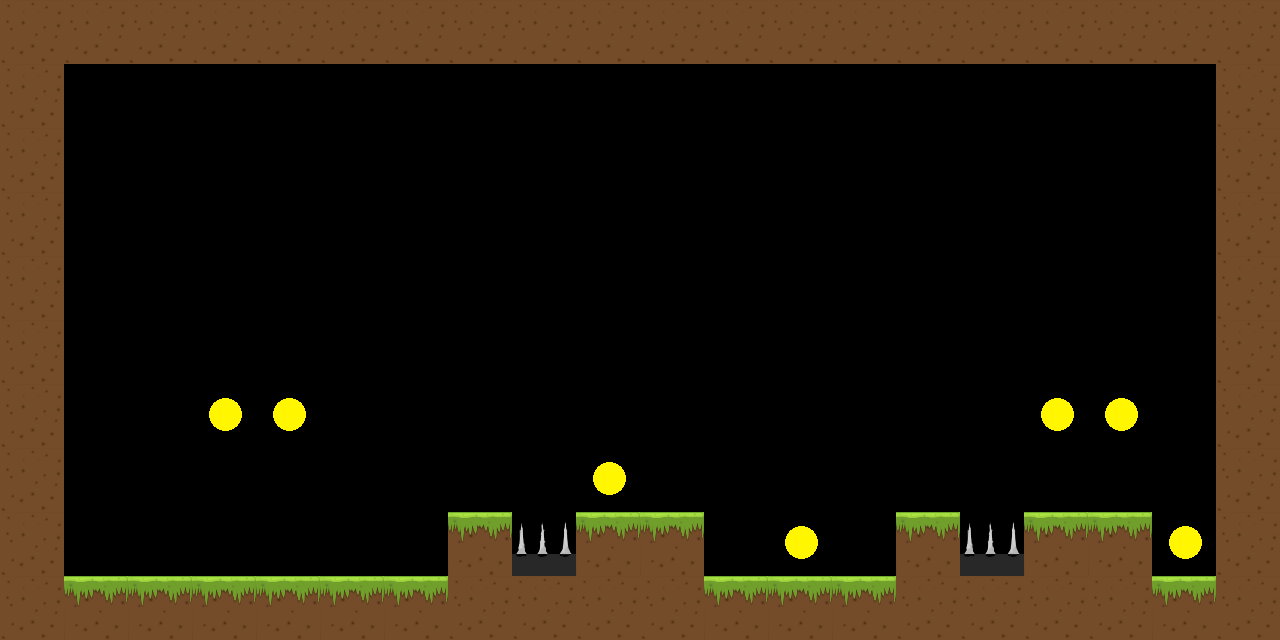

A 2D game scene composited from a Tiled map and its tileset images. What follows is a short description and the map's XML, with every tile layer's data as written:
An orthogonal 20x10 tile map with 64x64 px tiles, 1 tile layer (Tile Layer 1) and 13 objects (spawn).

<map version="1.0" tiledversion="1.1.6" orientation="orthogonal" renderorder="right-down" width="20" height="10" tilewidth="64" tileheight="64" infinite="0" nextobjectid="16">
 <tileset firstgid="1" source="tile_3.tsx" />
 <layer name="Tile Layer 1" width="20" height="10">
  <data encoding="csv">
3,3,3,3,3,3,3,3,3,3,3,3,3,3,3,3,3,3,3,3,
3,0,0,0,0,0,0,0,0,0,0,0,0,0,0,0,0,0,0,3,
3,0,0,12,0,0,0,0,12,0,0,0,0,0,0,0,0,0,0,3,
3,0,0,0,0,0,0,0,0,0,0,0,0,0,0,0,0,0,0,3,
3,0,0,0,0,0,0,0,0,0,0,0,0,0,0,0,0,0,0,3,
3,0,0,0,0,0,0,0,0,0,0,0,0,0,0,0,0,0,0,3,
3,0,0,7,7,0,0,0,0,0,0,0,0,0,0,0,7,7,0,3,
3,0,0,0,0,0,0,0,0,7,0,0,0,0,0,0,0,0,0,3,
3,0,0,0,0,0,0,1,6,1,1,0,7,0,1,6,1,1,7,3,
3,1,1,1,1,1,1,3,3,3,3,1,1,1,3,3,3,3,1,3
</data>
 </layer>
 <objectgroup name="spawn">
  <object id="1" gid="23" x="204.205" y="190.81" width="64" height="64" />
  <object id="2" gid="23" x="169.025" y="326.502" width="64" height="64" />
  <object id="3" gid="23" x="84.5946" y="576.778" width="64" height="64" />
  <object id="4" name="spawn" gid="23" x="170.03" y="378.769" width="64" height="64" />
  <object id="5" gid="23" x="214.256" y="371.733" width="64" height="64" />
  <object id="6" gid="23" x="118.769" y="404.902" width="64" height="64" />
  <object id="7" gid="29" x="55.446" y="549.64" width="64" height="64" />
  <object id="8" gid="29" x="94.6459" y="594.871" width="64" height="64" />
  <object id="9" gid="29" x="56.4511" y="566.727" width="64" height="64" />
  <object id="10" gid="29" x="81.5793" y="577.783" width="64" height="64" />
  <object id="11" gid="29" x="289.64" y="-17.2512" width="64" height="64" />
  <object id="12" gid="29" x="90.6254" y="558.686" width="64" height="64" />
  <object id="13" gid="29" x="68.5126" y="580.799" width="64" height="64" />
 </objectgroup>
</map>
